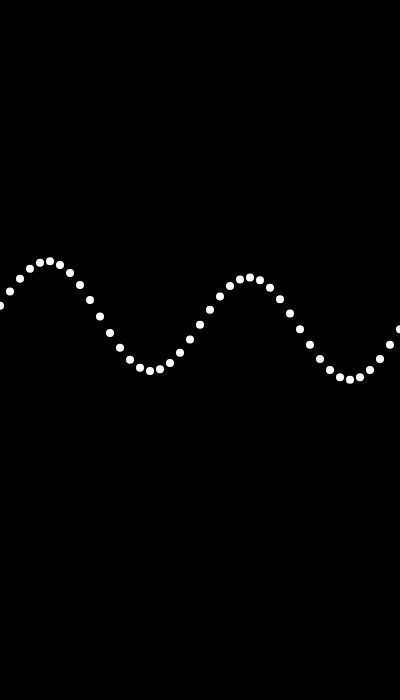
Frame 1 (no input)
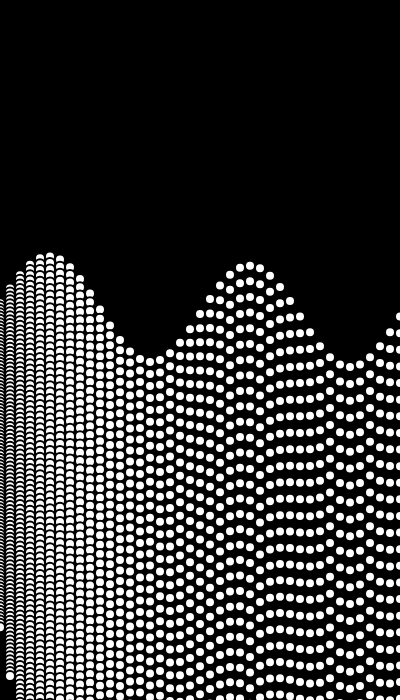
Frame 60 (no input)
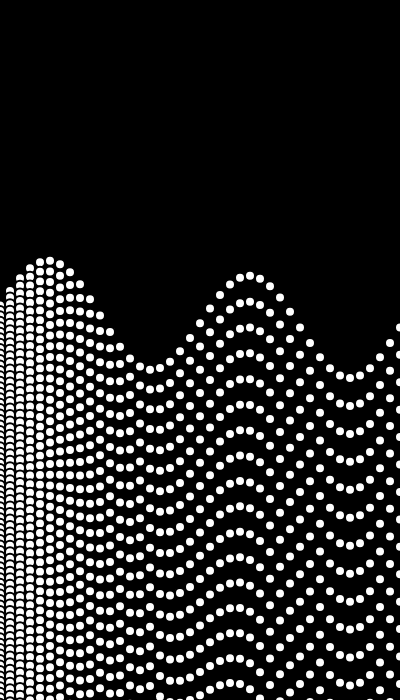
Frame 120 (the mouse pressed at the canvas centre since frame 60)

The p5.js sketch that drew these frames (run headless with seeded random() and noise() and a simulated clock; from frame 60 on, the mouse is pressed at the canvas centre):

// p5.js sketch
// ── sketch.js
function setup() {
  createCanvas(400, 700);
  strokeWeight(2);
}

function draw() {
  background(0);
  translate(-50, -50)
  for(let j=1; j<100; j++) {
    for(let i=50; i<=width+50; i+=10) {
      circle(i,30*(sin(frameCount/100))*j*sin(i/width * PI/2)+50*cos(i/width * 4*PI)+height/2, 10);
    }    
  }
}
